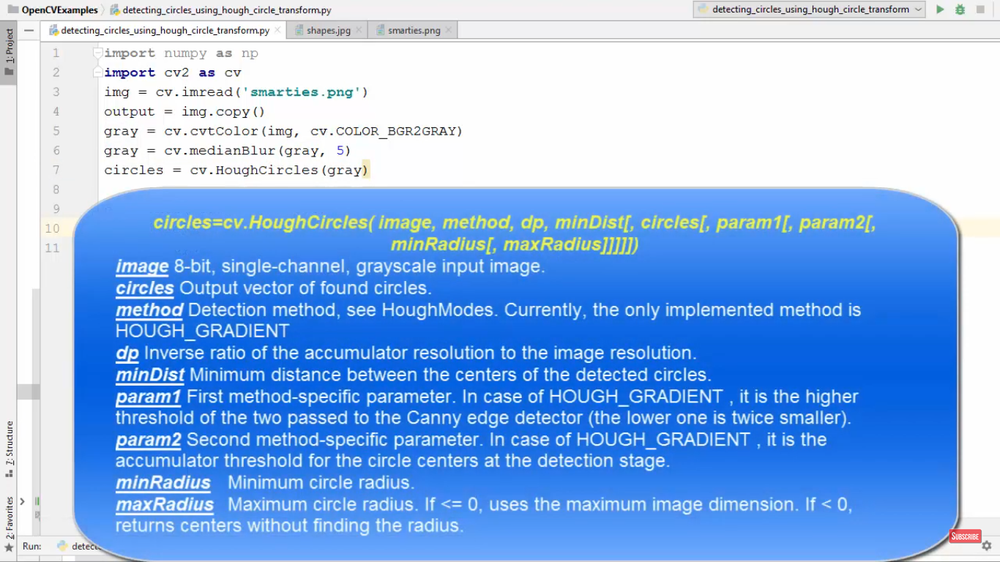
#> input picture HoughCirclesArguments.png, 1000 x 562 px, shrunk from 1366 x 768 before the run, given in place of the camera
$ python OpenCV16_Masking_Image_By_Changing_Hue_Saturation_And_Value.py
#> lines starting #> are read from the running program, lines starting #| are printed output that depends on the picture; after the words box and inside, x2 and y2 are one past the last pixel; in counts of white or black regions, pixels touching at a corner belong together
#controlling hue, saturation and value in real time video and masking the output

import cv2
import numpy as np

def nothing(x):
    pass
cap=cv2.VideoCapture(0)         #applying filter to a window
cv2.namedWindow('Track')
cv2.createTrackbar('LH','Track',0,255,nothing)       #creating trackbars for hue,saturation and value
#> slider 'LH' is set to 51
cv2.createTrackbar('LS','Track',0,255,nothing)
#> slider 'LS' is set to 51
cv2.createTrackbar('LV','Track',0,255,nothing)
#> slider 'LV' is set to 51
cv2.createTrackbar('UH','Track',255,255,nothing)
cv2.createTrackbar('US','Track',255,255,nothing)
cv2.createTrackbar('UV','Track',255,255,nothing)

while(True):
    _,img=cap.read()
#> img is the input picture: shape (562, 1000, 3); mean B, G, R 235.7, 181.5, 140.5
    hsv=cv2.cvtColor(img,cv2.COLOR_BGR2HSV)
#> hsv: shape (562, 1000, 3); mean H, S, V 73.6, 108.2, 237.2

    lh=cv2.getTrackbarPos('LH','Track')
    ls=cv2.getTrackbarPos('LS','Track')
    lv=cv2.getTrackbarPos('LV','Track')
    uh=cv2.getTrackbarPos('UH','Track')
    us=cv2.getTrackbarPos('US','Track')
    uv=cv2.getTrackbarPos('UV','Track')

    l_b=np.array([lh,ls,lv])       #it sets the lower value for hue,saturation and value
    u_b=np.array([uh,us,uv])       #it sets the upper value for hue, saturation and value

    mask=cv2.inRange(hsv,l_b,u_b)     #this creates a mask for setting the lower bound values and upper bound values in hsv image
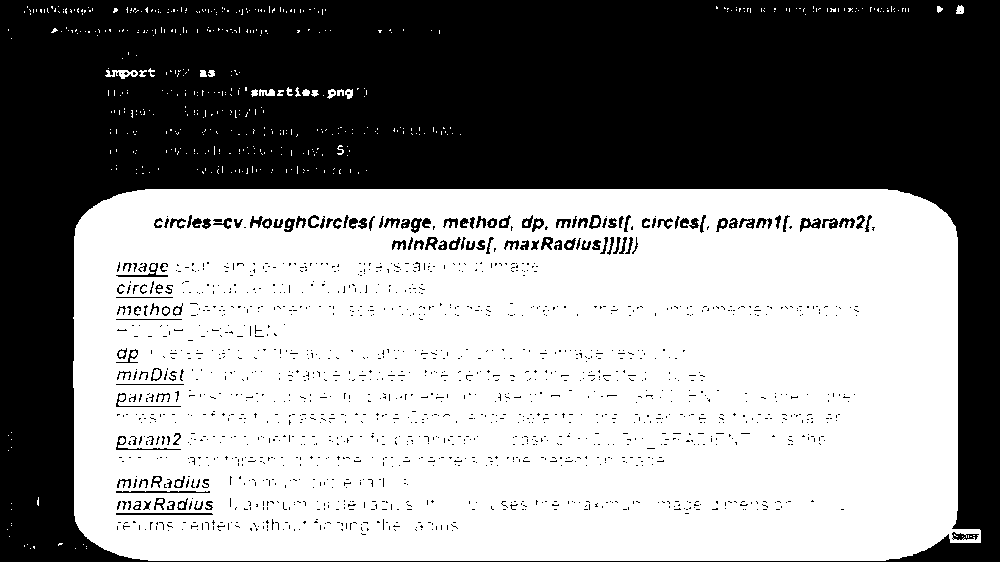
#> mask: shape (562, 1000); 56.2% white; 1533 black regions (1398 under 20 px), largest, box (x1, y1, x2, y2) and area: (0, 0, 1000, 562) 234183, (116, 513, 213, 515) 193, (116, 491, 210, 493) 169

    res=cv2.bitwise_and(img,img,mask=mask)      #it performs bitwise and which results in objects in range to be visible with three arguments
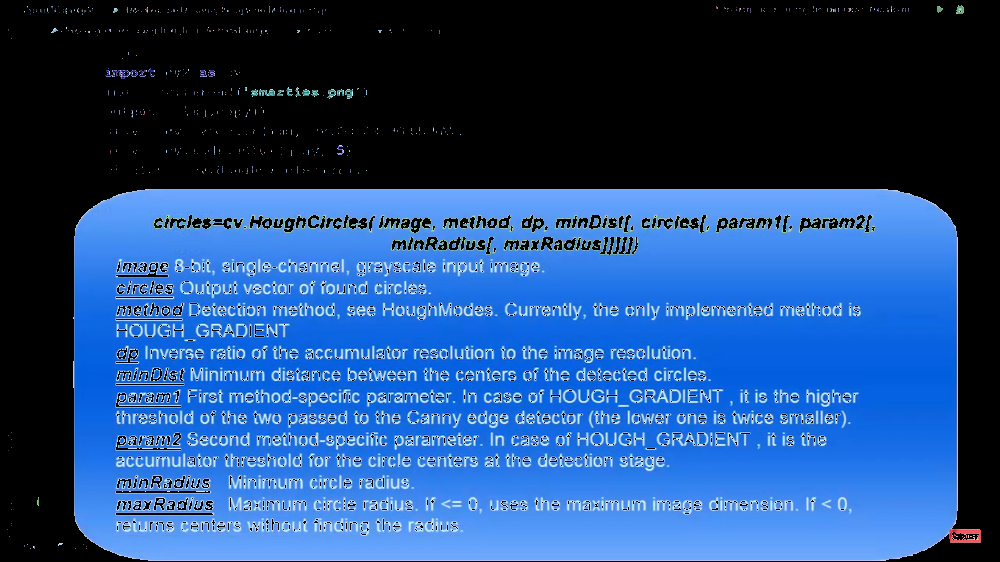
#> res: shape (562, 1000, 3); mean B, G, R 130.6, 75.6, 35
                                                #first and second are image itself and third is the mask which sets the range
    cv2.imshow('image',img)
    #cv2.imshow('image1',hsv)
    cv2.imshow('image2',mask)
    cv2.imshow('image3',res)
    if(cv2.waitKey(1)==27):
#> (key Esc is pressed here)
        break
cap.release()
cv2.destroyAllWindows()
